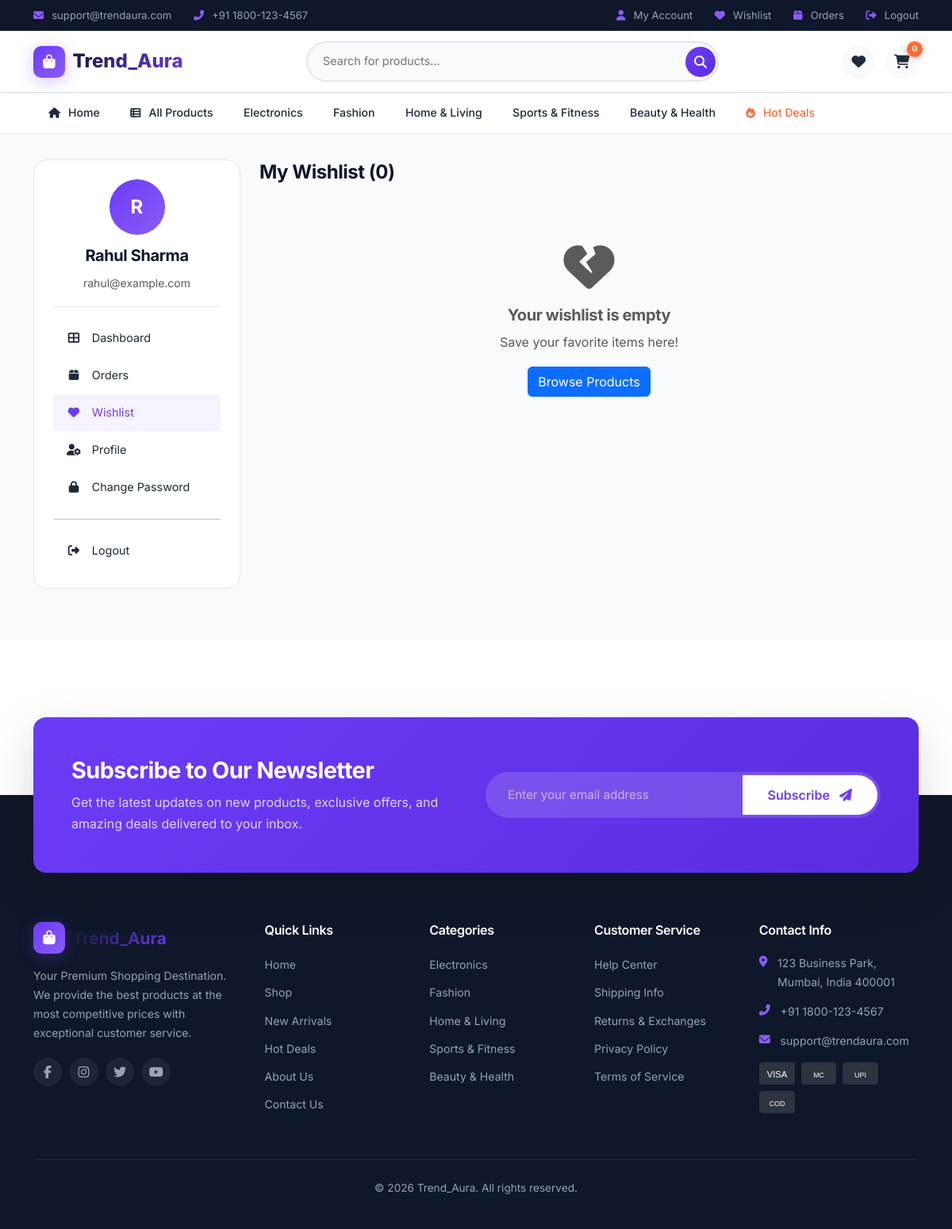
The page /account/wishlist.php (signed in) on the database its author committed.
### tables this page shows
CREATE TABLE settings (
    id INT AUTO_INCREMENT PRIMARY KEY,
    setting_key VARCHAR(100) NOT NULL UNIQUE,
    setting_value TEXT,
    setting_group VARCHAR(50) DEFAULT 'general',
    created_at TIMESTAMP DEFAULT CURRENT_TIMESTAMP,
    updated_at TIMESTAMP DEFAULT CURRENT_TIMESTAMP ON UPDATE CURRENT_TIMESTAMP,
    INDEX idx_settings_key (setting_key),
    INDEX idx_settings_group (setting_group)
);

CREATE TABLE categories (
    id INT AUTO_INCREMENT PRIMARY KEY,
    name VARCHAR(100) NOT NULL,
    slug VARCHAR(100) NOT NULL UNIQUE,
    description TEXT,
    image VARCHAR(255),
    parent_id INT DEFAULT NULL,
    is_active TINYINT(1) DEFAULT 1,
    sort_order INT DEFAULT 0,
    created_at TIMESTAMP DEFAULT CURRENT_TIMESTAMP,
    updated_at TIMESTAMP DEFAULT CURRENT_TIMESTAMP ON UPDATE CURRENT_TIMESTAMP,
    FOREIGN KEY (parent_id) REFERENCES categories(id) ON DELETE SET NULL,
    INDEX idx_categories_slug (slug),
    INDEX idx_categories_active (is_active),
    INDEX idx_categories_parent (parent_id)
);

CREATE TABLE users (
    id INT AUTO_INCREMENT PRIMARY KEY,
    full_name VARCHAR(100) NOT NULL,
    email VARCHAR(100) NOT NULL UNIQUE,
    password VARCHAR(255) NOT NULL,
    phone VARCHAR(20),
    avatar VARCHAR(255),
    email_verified_at TIMESTAMP NULL,
    remember_token VARCHAR(255),
    is_active TINYINT(1) DEFAULT 1,
    created_at TIMESTAMP DEFAULT CURRENT_TIMESTAMP,
    updated_at TIMESTAMP DEFAULT CURRENT_TIMESTAMP ON UPDATE CURRENT_TIMESTAMP,
    INDEX idx_users_email (email),
    INDEX idx_users_active (is_active)
);

### includes/functions.php (called while the page is built, shortened)
<?php
function sanitizeInput($input) {
    return htmlspecialchars(trim($input), ENT_QUOTES, 'UTF-8');
}
function getCart() {
    $db = db();
    $userId = $_SESSION['user_id'] ?? null;
    $sessionId = session_id();
    if ($userId) {
        $stmt = $db->prepare("SELECT * FROM carts WHERE user_id = :user_id ORDER BY updated_at DESC LIMIT 1");
        $stmt->execute(['user_id' => $userId]);
    } else {
        $stmt = $db->prepare("SELECT * FROM carts WHERE session_id = :session_id ORDER BY updated_at DESC LIMIT 1");
        $stmt->execute(['session_id' => $sessionId]);
    }
    return $stmt->fetch();
}
function getCartCount() {
    $cart = getCart();
    if (!$cart) return 0;
    $items = getCartItems($cart['id']);
    return array_sum(array_column($items, 'quantity'));
}
function getWishlist($userId) {
    $db = db();
    $stmt = $db->prepare("SELECT w.*, p.name, p.slug, p.regular_price, p.sale_price, p.stock_status,
                          (SELECT pi.image_path FROM product_images pi WHERE pi.product_id = p.id AND pi.is_primary = 1 LIMIT 1) as image
                          FROM wishlists w
                          JOIN products p ON w.product_id = p.id
                          WHERE w.user_id = :user_id
                          ORDER BY w.created_at DESC");
    $stmt->execute(['user_id' => $userId]);
    return $stmt->fetchAll();
}
function getCategories($parentId = null, $activeOnly = true) {
    $db = db();
    $sql = "SELECT * FROM categories WHERE 1=1";
    $params = [];
    if ($parentId === null) {
        $sql .= " AND parent_id IS NULL";
    } else {
        $sql .= " AND parent_id = :parent_id";
        $params['parent_id'] = $parentId;
    }
    if ($activeOnly) {
        $sql .= " AND is_active = 1";
    }
    $sql .= " ORDER BY sort_order ASC, name ASC";
    $stmt = $db->prepare($sql);
    $stmt->execute($params);
    return $stmt->fetchAll();
}
function getSetting($key, $default = '') {
    $db = db();
    $stmt = $db->prepare("SELECT setting_value FROM settings WHERE setting_key = :setting_key");
    $stmt->execute(['setting_key' => $key]);
    $row = $stmt->fetch();
    return $row ? $row['setting_value'] : $default;
}

### includes/auth.php (called while the page is built, shortened)
<?php
require_once __DIR__ . '/functions.php';
function isLoggedIn() {
    return isset($_SESSION['user_id']);
}
function getCurrentUser() {
    $db = db();
    $stmt = $db->prepare("SELECT id, full_name, email, phone, avatar, created_at FROM users WHERE id = :id AND is_active = 1");
    $stmt->execute(['id' => $_SESSION['user_id']]);
    return $stmt->fetch();
}

### includes/session.php (called while the page is built, shortened)
<?php
require_once __DIR__ . '/functions.php';
require_once __DIR__ . '/auth.php';
$cartCount = getCartCount();

### account/wishlist.php (the view, shortened to what this page needs)
<?php
require_once __DIR__ . '/../includes/session.php';
$user = getCurrentUser();
$wishlistItems = getWishlist($_SESSION['user_id']);
include __DIR__ . '/../includes/header.php';
?>
<section class="account-section">
    <div class="container">
        <div class="row">
            <div class="col-md-3">
                <div class="account-sidebar">
                    <div class="user-info">
                        <div class="user-avatar">
                            <?= strtoupper(substr($user['full_name'] ?? 'U', 0, 1)) ?>
                        </div>
                        <h5><?= sanitizeInput($user['full_name']) ?></h5>
                        <small class="text-muted"><?= sanitizeInput($user['email']) ?></small>
                    </div>
                    <nav class="account-nav">
                        <a href="<?= SITE_URL ?>/account/dashboard.php"><i class="fas fa-th-large"></i> Dashboard</a>
                        <a href="<?= SITE_URL ?>/account/orders.php"><i class="fas fa-box"></i> Orders</a>
                        <a href="<?= SITE_URL ?>/account/wishlist.php" class="active"><i class="fas fa-heart"></i> Wishlist</a>
                        <a href="<?= SITE_URL ?>/account/profile.php"><i class="fas fa-user-cog"></i> Profile</a>
                        <a href="<?= SITE_URL ?>/account/profile.php?tab=password"><i class="fas fa-lock"></i> Change Password</a>
                        <hr>
                        <a href="<?= SITE_URL ?>/logout.php"><i class="fas fa-sign-out-alt"></i> Logout</a>
                    </nav>
                </div>
            </div>
            <div class="col-md-9">
                <div class="account-content">
                    <h4 class="mb-4">My Wishlist (<?= count($wishlistItems) ?>)</h4>
                    <?php if (empty($wishlistItems)): ?>
                        <div class="text-center py-5">
                            <i class="fas fa-heart-broken fa-4x text-muted mb-3"></i>
                            <h5 class="text-muted">Your wishlist is empty</h5>
                            <p class="text-muted mb-3">Save your favorite items here!</p>
                            <a href="<?= SITE_URL ?>/shop.php" class="btn btn-primary">Browse Products</a>
                        </div>
                    <?php endif; ?>
                </div>
            </div>
        </div>
    </div>
</section>
<?php include __DIR__ . '/../includes/footer.php'; ?>

### includes/header.php (shortened to what this page needs)
<!DOCTYPE html>
<html lang="en">
<head>
    <link href="https://cdn.jsdelivr.net/npm/bootstrap@5.3.2/dist/css/bootstrap.min.css" rel="stylesheet">
    <link href="https://cdnjs.cloudflare.com/ajax/libs/font-awesome/6.5.1/css/all.min.css" rel="stylesheet">
    <link href="https://cdn.jsdelivr.net/npm/swiper@11/swiper-bundle.min.css" rel="stylesheet">
    <link href="https://cdnjs.cloudflare.com/ajax/libs/toastr.js/latest/toastr.min.css" rel="stylesheet">
    <link href="<?= SITE_URL ?>/assets/css/style.css" rel="stylesheet">
</head>
<body>
    <div class="top-bar">
        <div class="container">
            <div class="row align-items-center">
                <div class="col-md-6">
                    <div class="top-bar-left">
                        <a href="mailto:<?= getSetting('site_email') ?>"><i class="fas fa-envelope"></i> <?= getSetting('site_email') ?></a>
                        <a href="tel:<?= getSetting('site_phone') ?>"><i class="fas fa-phone-alt"></i> <?= getSetting('site_phone') ?></a>
                    </div>
                </div>
                <div class="col-md-6">
                    <div class="top-bar-right">
                        <?php if (isLoggedIn()): ?>
                            <a href="<?= SITE_URL ?>/account/dashboard.php"><i class="fas fa-user"></i> My Account</a>
                            <a href="<?= SITE_URL ?>/account/wishlist.php"><i class="fas fa-heart"></i> Wishlist</a>
                            <a href="<?= SITE_URL ?>/account/orders.php"><i class="fas fa-box"></i> Orders</a>
                            <a href="<?= SITE_URL ?>/logout.php"><i class="fas fa-sign-out-alt"></i> Logout</a>
                        <?php else: ?>
                            <a href="<?= SITE_URL ?>/login.php"><i class="fas fa-sign-in-alt"></i> Login</a>
                            <a href="<?= SITE_URL ?>/register.php"><i class="fas fa-user-plus"></i> Register</a>
                        <?php endif; ?>
                    </div>
                </div>
            </div>
        </div>
    </div>
    <header class="main-header">
        <div class="container">
            <div class="header-wrapper">
                <div class="header-left">
                    <a href="<?= SITE_URL ?>" class="brand-logo">
                        <span class="brand-icon"><i class="fas fa-shopping-bag"></i></span>
                        <span class="brand-text"><?= SITE_NAME ?></span>
                    </a>
                </div>
                <div class="header-center">
                    <form class="search-form" action="<?= SITE_URL ?>/shop.php" method="GET">
                        <div class="search-group">
                            <input type="text" class="search-input" name="search" placeholder="Search for products..." autocomplete="off" id="searchInput">
                            <button type="submit" class="search-btn"><i class="fas fa-search"></i></button>
                        </div>
                    </form>
                </div>
                <div class="header-right">
                    <a href="<?= SITE_URL ?>/account/wishlist.php" class="header-action">
                        <i class="fas fa-heart"></i>
                    </a>
                    <a href="<?= SITE_URL ?>/cart.php" class="header-action cart-action">
                        <i class="fas fa-shopping-cart"></i>
                        <span class="badge-count" id="cartCount"><?= $cartCount ?></span>
                    </a>
                </div>
            </div>
        </div>
    </header>
    <nav class="main-nav" id="mainNav">
        <div class="container">
            <ul class="nav-menu">
                <li class="nav-item"><a href="<?= SITE_URL ?>" class="nav-link"><i class="fas fa-home"></i> Home</a></li>
                <li class="nav-item"><a href="<?= SITE_URL ?>/shop.php" class="nav-link"><i class="fas fa-th-list"></i> All Products</a></li>
                <?php
                $navCategories = getCategories();
                foreach ($navCategories as $cat):
                ?>
                <li class="nav-item dropdown">
                    <a href="<?= SITE_URL ?>/shop.php?category=<?= $cat['slug'] ?>" class="nav-link">
                        <?= sanitizeInput($cat['name']) ?>
                    </a>
                </li>
                <?php endforeach; ?>
                <li class="nav-item"><a href="<?= SITE_URL ?>/shop.php?sort=deals" class="nav-link nav-deals"><i class="fas fa-fire"></i> Hot Deals</a></li>
            </ul>
        </div>
    </nav>
    <main>

### includes/footer.php (shortened to what this page needs)
    </main>
    <section class="newsletter-section">
        <div class="container">
            <div class="newsletter-wrapper">
                <div class="row align-items-center">
                    <div class="col-lg-6">
                        <div class="newsletter-content">
                            <h3>Subscribe to Our Newsletter</h3>
                            <p>Get the latest updates on new products, exclusive offers, and amazing deals delivered to your inbox.</p>
                        </div>
                    </div>
                    <div class="col-lg-6">
                        <form class="newsletter-form" id="newsletterForm">
                            <div class="input-group">
                                <input type="email" class="form-control" placeholder="Enter your email address" required>
                                <button type="submit" class="btn btn-newsletter">Subscribe <i class="fas fa-paper-plane ms-2"></i></button>
                            </div>
                        </form>
                    </div>
                </div>
            </div>
        </div>
    </section>
    <footer class="main-footer">
        <div class="container">
            <div class="footer-grid">
                <div class="footer-col">
                    <a href="<?= SITE_URL ?>" class="footer-brand">
                        <span class="brand-icon"><i class="fas fa-shopping-bag"></i></span>
                        <span class="brand-text"><?= SITE_NAME ?></span>
                    </a>
                    <p class="footer-desc"><?= SITE_TAGLINE ?>. We provide the best products at the most competitive prices with exceptional customer service.</p>
                    <div class="footer-social">
                        <a href="<?= getSetting('facebook_url') ?>" target="_blank"><i class="fab fa-facebook-f"></i></a>
                        <a href="<?= getSetting('instagram_url') ?>" target="_blank"><i class="fab fa-instagram"></i></a>
                        <a href="<?= getSetting('twitter_url') ?>" target="_blank"><i class="fab fa-twitter"></i></a>
                        <a href="<?= getSetting('youtube_url') ?>" target="_blank"><i class="fab fa-youtube"></i></a>
                    </div>
                </div>
                <div class="footer-col">
                    <h4>Quick Links</h4>
                    <ul class="footer-links">
                        <li><a href="<?= SITE_URL ?>">Home</a></li>
                        <li><a href="<?= SITE_URL ?>/shop.php">Shop</a></li>
                        <li><a href="<?= SITE_URL ?>/shop.php?sort=newest">New Arrivals</a></li>
                        <li><a href="<?= SITE_URL ?>/shop.php?sort=deals">Hot Deals</a></li>
                        <li><a href="#">About Us</a></li>
                        <li><a href="#">Contact Us</a></li>
                    </ul>
                </div>
                <div class="footer-col">
                    <h4>Categories</h4>
                    <ul class="footer-links">
                        <?php foreach (getCategories() as $cat): ?>
                        <li><a href="<?= SITE_URL ?>/shop.php?category=<?= $cat['slug'] ?>"><?= sanitizeInput($cat['name']) ?></a></li>
                        <?php endforeach; ?>
                    </ul>
                </div>
                <div class="footer-col">
                    <h4>Customer Service</h4>
                    <ul class="footer-links">
                        <li><a href="#">Help Center</a></li>
                        <li><a href="#">Shipping Info</a></li>
                        <li><a href="#">Returns & Exchanges</a></li>
                        <li><a href="#">Privacy Policy</a></li>
                        <li><a href="#">Terms of Service</a></li>
                    </ul>
                </div>
                <div class="footer-col">
                    <h4>Contact Info</h4>
                    <ul class="footer-contact">
                        <li><i class="fas fa-map-marker-alt"></i> <?= getSetting('site_address') ?></li>
                        <li><i class="fas fa-phone-alt"></i> <?= getSetting('site_phone') ?></li>
                        <li><i class="fas fa-envelope"></i> <?= getSetting('site_email') ?></li>
                    </ul>
                    <div class="payment-methods mt-3">
                        <img alt="Visa">
                        <img alt="Mastercard">
                        <img alt="UPI">
                        <img alt="COD">
                    </div>
                </div>
            </div>
            <div class="footer-bottom">
                <p>&copy; <?= date('Y') ?> <?= SITE_NAME ?>. All rights reserved.</p>
            </div>
        </div>
    </footer>
</body>
</html>

### rows shown on the page
settings: setting_value "support@trendaura.com"
settings: setting_value "+91 1800-123-4567"
categories: name "Electronics"
categories: name "Fashion"
categories: name "Home & Living"
categories: name "Sports & Fitness"
categories: name "Beauty & Health"
users: full_name "R", full_name "Rahul Sharma", email "rahul@example.com"
settings: setting_value "123 Business Park, Mumbai, India 400001"

### other values the page prints
SITE_NAME "Trend_Aura"
$cartCount "0"
count($wishlistItems) "0"
SITE_TAGLINE "Your Premium Shopping Destination"
